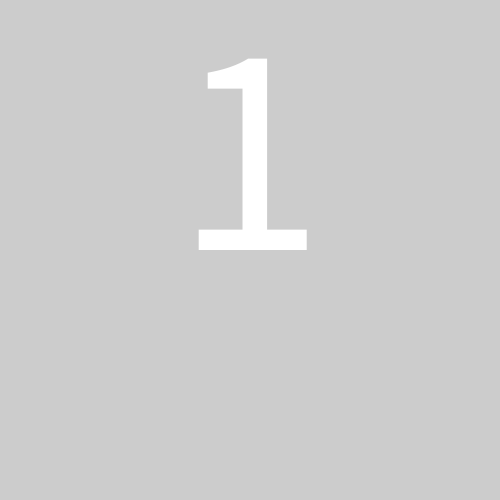
Frame 1 (no input)
Frame 60 (the mouse pressed at the canvas centre just before this capture): identical to frame 1, image omitted
Frame 120 (the mouse held since frame 60 and released just before this capture): identical to frame 1, image omitted

The Processing sketch that drew this single still picture (run headless with seeded random() and noise(); from frame 60 on, the mouse is pressed at the canvas centre):

// Processing sketch: A_1
// ── A_1.pde
void setup(){
  size(500,500);
// fill(width/2);
  //fill(height);
  textAlign(CENTER);
  textSize(300);
  text("1", width/2, height/2);
}
void draw(){

}
 
